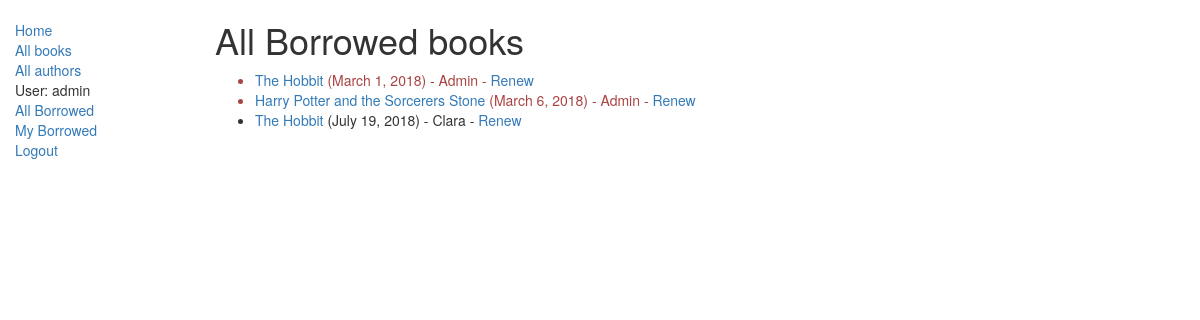
The page /catalog/all_books/ (signed in) on the database as committed earlier.
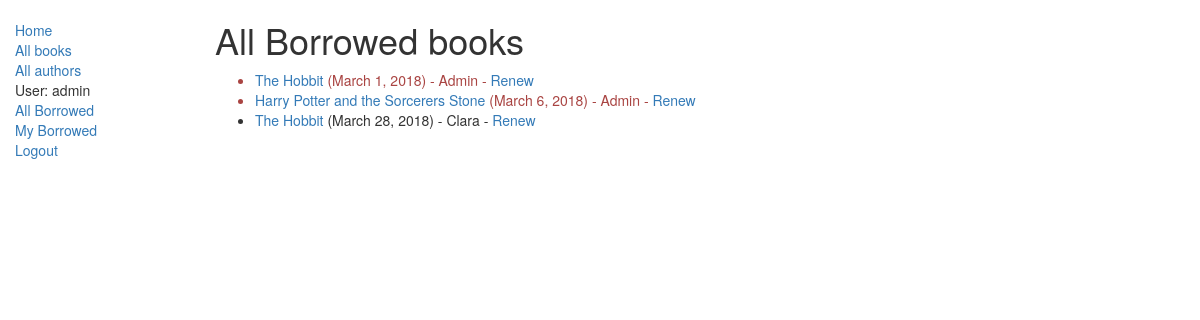
The same page on the database as committed later.
### catalog/models.py (models this page shows, shortened)
class BookInstance(models.Model):
    id = models.UUIDField(primary_key=True, default=uuid.uuid4, help_text="Unique ID for this particular book across whole library")
    book = models.ForeignKey('Book', on_delete=models.SET_NULL, null=True)
    imprint = models.CharField(max_length=200)
    due_back = models.DateField(null=True, blank=True)
    borrower = models.ForeignKey(User, on_delete=models.SET_NULL, null=True, blank=True)
    @property
    def is_overdue(self):
        if self.due_back and date.today() > self.due_back:
            return True
        return False
    LOAN_STATUS = (
        ('d', 'Maintenance'),
        ('o', 'On loan'),
        ('a', 'Available'),
        ('r', 'Reserved'),
    )
    status = models.CharField(max_length=1, choices=LOAN_STATUS, blank=True, default='d', help_text='Book availability')
    class Meta:
        ordering = ["due_back"]
        permissions = (("can_mark_returned", "Set book as returned"),)

class Book(models.Model):
    title = models.CharField(max_length=200)
    author = models.ForeignKey('Author', on_delete=models.SET_NULL, null=True)
    summary = models.TextField(max_length=1000, help_text="Enter a brief description of the book")
    isbn = models.CharField('ISBN',max_length=13, help_text='13 Character <a href="https://www.isbn-international.org/content/what-isbn">ISBN number</a>')
    genre = models.ManyToManyField(Genre, help_text="Select a genre for this book")
    language = models.ForeignKey('Language', on_delete=models.SET_NULL, null=True)

### catalog/views.py (the view)
# urls.py: path('all_books/', views.LoanedBooksIndexListView.as_view(), name='all-borrowed'),
class LoanedBooksIndexListView(LoginRequiredMixin,PermissionRequiredMixin,generic.ListView):
    model = BookInstance
    permission_required = 'BookInstance.can_mark_returned'
    template_name ='catalog/bookinstance_list_borrowed_index.html'
    paginate_by = 10
    def get_queryset(self):
        return BookInstance.objects.filter(status__exact='o').order_by('due_back')

### catalog/templates/catalog/bookinstance_list_borrowed_index.html
{% extends "base_generic.html" %}
{% block content %}
    <h1>All Borrowed books</h1>
    {% if bookinstance_list %}
    <ul>
      {% for bookinst in bookinstance_list %}
      <li class="{% if bookinst.is_overdue %}text-danger{% endif %}">
        <a href="{% url 'book-detail' bookinst.book.pk %}">{{bookinst.book.title}}</a> ({{ bookinst.due_back }}) - {{bookinst.borrower|capfirst}} {% if perms.catalog.can_mark_returned %}- <a href="{% url 'renew-book-librarian' bookinst.id %}">Renew</a>  {% endif %}
      </li>
      {% endfor %}
    </ul>
    {% else %}
      <p>There are no books borrowed.</p>
    {% endif %}
{% endblock %}

Rows that differ between the two databases and show on the page:
changed BookInstance "Clara": due_back "July 19, 2018" → "March 28, 2018"
